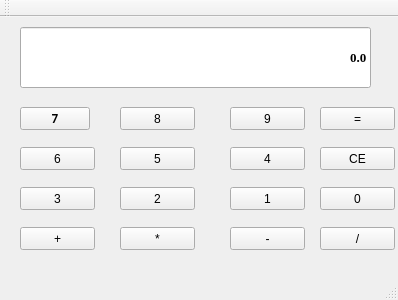
<?xml version="1.0" encoding="UTF-8"?>
<ui version="4.0">
 <class>CalcApp</class>
 <widget class="QMainWindow" name="CalcApp">
  <property name="geometry">
   <rect>
    <x>0</x>
    <y>0</y>
    <width>398</width>
    <height>300</height>
   </rect>
  </property>
  <property name="sizePolicy">
   <sizepolicy hsizetype="Preferred" vsizetype="Expanding">
    <horstretch>0</horstretch>
    <verstretch>0</verstretch>
   </sizepolicy>
  </property>
  <property name="windowTitle">
   <string>CalcApp</string>
  </property>
  <property name="documentMode">
   <bool>false</bool>
  </property>
  <widget class="QWidget" name="centralWidget">
   <widget class="QLineEdit" name="display">
    <property name="geometry">
     <rect>
      <x>20</x>
      <y>10</y>
      <width>351</width>
      <height>61</height>
     </rect>
    </property>
    <property name="sizePolicy">
     <sizepolicy hsizetype="Preferred" vsizetype="Expanding">
      <horstretch>0</horstretch>
      <verstretch>0</verstretch>
     </sizepolicy>
    </property>
    <property name="font">
     <font>
      <family>Times New Roman</family>
      <pointsize>10</pointsize>
      <weight>75</weight>
      <bold>true</bold>
     </font>
    </property>
    <property name="text">
     <string>0.0</string>
    </property>
    <property name="alignment">
     <set>Qt::AlignRight|Qt::AlignTrailing|Qt::AlignVCenter</set>
    </property>
   </widget>
   <widget class="QPushButton" name="Button7">
    <property name="geometry">
     <rect>
      <x>20</x>
      <y>90</y>
      <width>70</width>
      <height>23</height>
     </rect>
    </property>
    <property name="sizePolicy">
     <sizepolicy hsizetype="Preferred" vsizetype="Preferred">
      <horstretch>0</horstretch>
      <verstretch>0</verstretch>
     </sizepolicy>
    </property>
    <property name="font">
     <font>
      <family>Calibri</family>
      <pointsize>10</pointsize>
      <weight>75</weight>
      <bold>true</bold>
     </font>
    </property>
    <property name="text">
     <string>7</string>
    </property>
   </widget>
   <widget class="QPushButton" name="Button8">
    <property name="geometry">
     <rect>
      <x>120</x>
      <y>90</y>
      <width>75</width>
      <height>23</height>
     </rect>
    </property>
    <property name="sizePolicy">
     <sizepolicy hsizetype="Preferred" vsizetype="Preferred">
      <horstretch>0</horstretch>
      <verstretch>0</verstretch>
     </sizepolicy>
    </property>
    <property name="text">
     <string>8</string>
    </property>
   </widget>
   <widget class="QPushButton" name="Button9">
    <property name="geometry">
     <rect>
      <x>230</x>
      <y>90</y>
      <width>75</width>
      <height>23</height>
     </rect>
    </property>
    <property name="sizePolicy">
     <sizepolicy hsizetype="Preferred" vsizetype="Preferred">
      <horstretch>0</horstretch>
      <verstretch>0</verstretch>
     </sizepolicy>
    </property>
    <property name="text">
     <string>9</string>
    </property>
   </widget>
   <widget class="QPushButton" name="Button6">
    <property name="geometry">
     <rect>
      <x>20</x>
      <y>130</y>
      <width>75</width>
      <height>23</height>
     </rect>
    </property>
    <property name="sizePolicy">
     <sizepolicy hsizetype="Preferred" vsizetype="Preferred">
      <horstretch>0</horstretch>
      <verstretch>0</verstretch>
     </sizepolicy>
    </property>
    <property name="text">
     <string>6</string>
    </property>
   </widget>
   <widget class="QPushButton" name="Button5">
    <property name="geometry">
     <rect>
      <x>120</x>
      <y>130</y>
      <width>75</width>
      <height>23</height>
     </rect>
    </property>
    <property name="sizePolicy">
     <sizepolicy hsizetype="Preferred" vsizetype="Preferred">
      <horstretch>0</horstretch>
      <verstretch>0</verstretch>
     </sizepolicy>
    </property>
    <property name="text">
     <string>5</string>
    </property>
   </widget>
   <widget class="QPushButton" name="Button4">
    <property name="geometry">
     <rect>
      <x>230</x>
      <y>130</y>
      <width>75</width>
      <height>23</height>
     </rect>
    </property>
    <property name="sizePolicy">
     <sizepolicy hsizetype="Preferred" vsizetype="Preferred">
      <horstretch>0</horstretch>
      <verstretch>0</verstretch>
     </sizepolicy>
    </property>
    <property name="text">
     <string>4</string>
    </property>
   </widget>
   <widget class="QPushButton" name="Equals">
    <property name="geometry">
     <rect>
      <x>320</x>
      <y>90</y>
      <width>75</width>
      <height>23</height>
     </rect>
    </property>
    <property name="sizePolicy">
     <sizepolicy hsizetype="Preferred" vsizetype="Preferred">
      <horstretch>0</horstretch>
      <verstretch>0</verstretch>
     </sizepolicy>
    </property>
    <property name="text">
     <string>=</string>
    </property>
   </widget>
   <widget class="QPushButton" name="Button3">
    <property name="geometry">
     <rect>
      <x>20</x>
      <y>170</y>
      <width>75</width>
      <height>23</height>
     </rect>
    </property>
    <property name="sizePolicy">
     <sizepolicy hsizetype="Preferred" vsizetype="Preferred">
      <horstretch>0</horstretch>
      <verstretch>0</verstretch>
     </sizepolicy>
    </property>
    <property name="text">
     <string>3</string>
    </property>
   </widget>
   <widget class="QPushButton" name="Button2">
    <property name="geometry">
     <rect>
      <x>120</x>
      <y>170</y>
      <width>75</width>
      <height>23</height>
     </rect>
    </property>
    <property name="sizePolicy">
     <sizepolicy hsizetype="Preferred" vsizetype="Preferred">
      <horstretch>0</horstretch>
      <verstretch>0</verstretch>
     </sizepolicy>
    </property>
    <property name="text">
     <string>2</string>
    </property>
   </widget>
   <widget class="QPushButton" name="Button1">
    <property name="geometry">
     <rect>
      <x>230</x>
      <y>170</y>
      <width>75</width>
      <height>23</height>
     </rect>
    </property>
    <property name="sizePolicy">
     <sizepolicy hsizetype="Preferred" vsizetype="Preferred">
      <horstretch>0</horstretch>
      <verstretch>0</verstretch>
     </sizepolicy>
    </property>
    <property name="text">
     <string>1</string>
    </property>
   </widget>
   <widget class="QPushButton" name="Add">
    <property name="geometry">
     <rect>
      <x>20</x>
      <y>210</y>
      <width>75</width>
      <height>23</height>
     </rect>
    </property>
    <property name="sizePolicy">
     <sizepolicy hsizetype="Preferred" vsizetype="Preferred">
      <horstretch>0</horstretch>
      <verstretch>0</verstretch>
     </sizepolicy>
    </property>
    <property name="text">
     <string>+</string>
    </property>
   </widget>
   <widget class="QPushButton" name="Mult">
    <property name="geometry">
     <rect>
      <x>120</x>
      <y>210</y>
      <width>75</width>
      <height>23</height>
     </rect>
    </property>
    <property name="sizePolicy">
     <sizepolicy hsizetype="Preferred" vsizetype="Preferred">
      <horstretch>0</horstretch>
      <verstretch>0</verstretch>
     </sizepolicy>
    </property>
    <property name="text">
     <string>*</string>
    </property>
   </widget>
   <widget class="QPushButton" name="Sub">
    <property name="geometry">
     <rect>
      <x>230</x>
      <y>210</y>
      <width>75</width>
      <height>23</height>
     </rect>
    </property>
    <property name="sizePolicy">
     <sizepolicy hsizetype="Preferred" vsizetype="Preferred">
      <horstretch>0</horstretch>
      <verstretch>0</verstretch>
     </sizepolicy>
    </property>
    <property name="text">
     <string>-</string>
    </property>
   </widget>
   <widget class="QPushButton" name="pushButton_14">
    <property name="geometry">
     <rect>
      <x>320</x>
      <y>130</y>
      <width>75</width>
      <height>23</height>
     </rect>
    </property>
    <property name="sizePolicy">
     <sizepolicy hsizetype="Preferred" vsizetype="Preferred">
      <horstretch>0</horstretch>
      <verstretch>0</verstretch>
     </sizepolicy>
    </property>
    <property name="text">
     <string>CE</string>
    </property>
   </widget>
   <widget class="QPushButton" name="Div">
    <property name="geometry">
     <rect>
      <x>320</x>
      <y>210</y>
      <width>75</width>
      <height>23</height>
     </rect>
    </property>
    <property name="sizePolicy">
     <sizepolicy hsizetype="Preferred" vsizetype="Preferred">
      <horstretch>0</horstretch>
      <verstretch>0</verstretch>
     </sizepolicy>
    </property>
    <property name="text">
     <string>/</string>
    </property>
   </widget>
   <widget class="QPushButton" name="pushButton_16">
    <property name="geometry">
     <rect>
      <x>320</x>
      <y>170</y>
      <width>75</width>
      <height>23</height>
     </rect>
    </property>
    <property name="sizePolicy">
     <sizepolicy hsizetype="Preferred" vsizetype="Preferred">
      <horstretch>0</horstretch>
      <verstretch>0</verstretch>
     </sizepolicy>
    </property>
    <property name="text">
     <string>0</string>
    </property>
   </widget>
  </widget>
  <widget class="QMenuBar" name="menuBar">
   <property name="geometry">
    <rect>
     <x>0</x>
     <y>0</y>
     <width>398</width>
     <height>21</height>
    </rect>
   </property>
  </widget>
  <widget class="QToolBar" name="mainToolBar">
   <attribute name="toolBarArea">
    <enum>TopToolBarArea</enum>
   </attribute>
   <attribute name="toolBarBreak">
    <bool>false</bool>
   </attribute>
  </widget>
  <widget class="QStatusBar" name="statusBar"/>
 </widget>
 <layoutdefault spacing="6" margin="11"/>
 <resources/>
 <connections/>
</ui>
